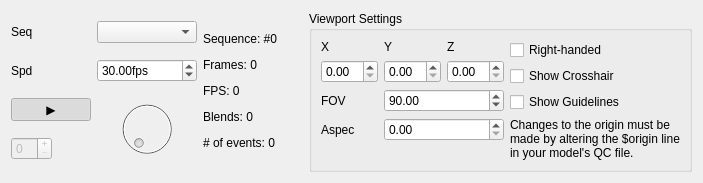
      <widget class="QWidget" name="tab5">
       <attribute name="title">
        <string>Weapon Origin</string>
       </attribute>
       <layout class="QHBoxLayout" name="horizontalLayout3">
        <item>
         <layout class="QGridLayout" name="gridLayout">
          <item row="1" column="0">
           <widget class="QLabel" name="label_5">
            <property name="sizePolicy">
             <sizepolicy hsizetype="Maximum" vsizetype="Preferred">
              <horstretch>0</horstretch>
              <verstretch>0</verstretch>
             </sizepolicy>
            </property>
            <property name="text">
             <string>Spd</string>
            </property>
           </widget>
          </item>
          <item row="1" column="1">
           <widget class="QDoubleSpinBox" name="slWpSpeedFPS">
            <property name="sizePolicy">
             <sizepolicy hsizetype="Fixed" vsizetype="Fixed">
              <horstretch>0</horstretch>
              <verstretch>0</verstretch>
             </sizepolicy>
            </property>
            <property name="maximumSize">
             <size>
              <width>150</width>
              <height>16777215</height>
             </size>
            </property>
            <property name="suffix">
             <string>fps</string>
            </property>
            <property name="decimals">
             <number>2</number>
            </property>
            <property name="maximum">
             <double>100.000000000000000</double>
            </property>
            <property name="singleStep">
             <double>5.000000000000000</double>
            </property>
            <property name="value">
             <double>30.000000000000000</double>
            </property>
           </widget>
          </item>
          <item row="0" column="0">
           <widget class="QLabel" name="label">
            <property name="sizePolicy">
             <sizepolicy hsizetype="Maximum" vsizetype="Preferred">
              <horstretch>0</horstretch>
              <verstretch>0</verstretch>
             </sizepolicy>
            </property>
            <property name="text">
             <string>Seq</string>
            </property>
           </widget>
          </item>
          <item row="0" column="1">
           <widget class="QComboBox" name="cWpSequence">
            <property name="sizePolicy">
             <sizepolicy hsizetype="Fixed" vsizetype="Fixed">
              <horstretch>0</horstretch>
              <verstretch>0</verstretch>
             </sizepolicy>
            </property>
            <property name="maximumSize">
             <size>
              <width>150</width>
              <height>16777215</height>
             </size>
            </property>
            <property name="focusPolicy">
             <enum>Qt::StrongFocus</enum>
            </property>
           </widget>
          </item>
          <item row="2" column="0">
           <widget class="QPushButton" name="bPlaySequence2">
            <property name="sizePolicy">
             <sizepolicy hsizetype="Maximum" vsizetype="Fixed">
              <horstretch>0</horstretch>
              <verstretch>0</verstretch>
             </sizepolicy>
            </property>
            <property name="text">
             <string>▶️</string>
            </property>
            <property name="checkable">
             <bool>true</bool>
            </property>
            <property name="checked">
             <bool>true</bool>
            </property>
           </widget>
          </item>
          <item row="3" column="0">
           <widget class="QSpinBox" name="leWeaponFrame">
            <property name="enabled">
             <bool>false</bool>
            </property>
            <property name="sizePolicy">
             <sizepolicy hsizetype="Maximum" vsizetype="Fixed">
              <horstretch>0</horstretch>
              <verstretch>0</verstretch>
             </sizepolicy>
            </property>
            <property name="buttonSymbols">
             <enum>QAbstractSpinBox::PlusMinus</enum>
            </property>
           </widget>
          </item>
          <item row="2" column="1" rowspan="2">
           <widget class="QDial" name="slWeaponFrame">
            <property name="enabled">
             <bool>false</bool>
            </property>
            <property name="sizePolicy">
             <sizepolicy hsizetype="Fixed" vsizetype="Preferred">
              <horstretch>0</horstretch>
              <verstretch>0</verstretch>
             </sizepolicy>
            </property>
            <property name="invertedAppearance">
             <bool>false</bool>
            </property>
           </widget>
          </item>
         </layout>
        </item>
        <item>
         <widget class="QLabel" name="lSequenceInfo2">
          <property name="sizePolicy">
           <sizepolicy hsizetype="Preferred" vsizetype="Preferred">
            <horstretch>0</horstretch>
            <verstretch>0</verstretch>
           </sizepolicy>
          </property>
          <property name="minimumSize">
           <size>
            <width>100</width>
            <height>0</height>
           </size>
          </property>
          <property name="text">
           <string>&lt;html&gt;&lt;head/&gt;&lt;body&gt;&lt;p&gt;Sequence: #0&lt;/p&gt;&lt;p&gt;Frames: 0&lt;/p&gt;&lt;p&gt;FPS: 0&lt;/p&gt;&lt;p&gt;Blends: 0&lt;/p&gt;&lt;p&gt;# of events: 0&lt;/p&gt;&lt;/body&gt;&lt;/html&gt;</string>
          </property>
         </widget>
        </item>
        <item>
         <widget class="QGroupBox" name="groupBox">
          <property name="sizePolicy">
           <sizepolicy hsizetype="Preferred" vsizetype="Preferred">
            <horstretch>0</horstretch>
            <verstretch>0</verstretch>
           </sizepolicy>
          </property>
          <property name="minimumSize">
           <size>
            <width>0</width>
            <height>0</height>
           </size>
          </property>
          <property name="title">
           <string>Viewport Settings</string>
          </property>
          <layout class="QHBoxLayout" name="horizontalLayout_2">
           <item>
            <layout class="QGridLayout" name="gridLayout_2">
             <item row="0" column="1">
              <widget class="QLabel" name="label_3">
               <property name="text">
                <string>Y</string>
               </property>
              </widget>
             </item>
             <item row="2" column="0">
              <widget class="QLabel" name="label_16">
               <property name="text">
                <string>FOV</string>
               </property>
              </widget>
             </item>
             <item row="1" column="2">
              <widget class="QDoubleSpinBox" name="leOriginZ">
               <property name="sizePolicy">
                <sizepolicy hsizetype="Preferred" vsizetype="Fixed">
                 <horstretch>0</horstretch>
                 <verstretch>0</verstretch>
                </sizepolicy>
               </property>
               <property name="statusTip">
                <string>Z</string>
               </property>
              </widget>
             </item>
             <item row="0" column="0">
              <widget class="QLabel" name="label_2">
               <property name="text">
                <string>X</string>
               </property>
              </widget>
             </item>
             <item row="3" column="1" colspan="2">
              <widget class="QDoubleSpinBox" name="leAspec">
               <property name="enabled">
                <bool>true</bool>
               </property>
               <property name="maximum">
                <double>10.000000000000000</double>
               </property>
               <property name="singleStep">
                <double>0.050000000000000</double>
               </property>
               <property name="value">
                <double>0.000000000000000</double>
               </property>
              </widget>
             </item>
             <item row="1" column="0">
              <widget class="QDoubleSpinBox" name="leOriginX">
               <property name="sizePolicy">
                <sizepolicy hsizetype="Preferred" vsizetype="Fixed">
                 <horstretch>0</horstretch>
                 <verstretch>0</verstretch>
                </sizepolicy>
               </property>
               <property name="minimumSize">
                <size>
                 <width>0</width>
                 <height>0</height>
                </size>
               </property>
               <property name="toolTip">
                <string>X</string>
               </property>
              </widget>
             </item>
             <item row="2" column="1" colspan="2">
              <widget class="QDoubleSpinBox" name="leFOV">
               <property name="enabled">
                <bool>true</bool>
               </property>
               <property name="correctionMode">
                <enum>QAbstractSpinBox::CorrectToNearestValue</enum>
               </property>
               <property name="decimals">
                <number>2</number>
               </property>
               <property name="maximum">
                <double>180.000000000000000</double>
               </property>
               <property name="value">
                <double>90.000000000000000</double>
               </property>
              </widget>
             </item>
             <item row="0" column="2">
              <widget class="QLabel" name="label_4">
               <property name="text">
                <string>Z</string>
               </property>
              </widget>
             </item>
             <item row="3" column="0">
              <widget class="QLabel" name="label_18">
               <property name="text">
                <string>Aspec</string>
               </property>
              </widget>
             </item>
             <item row="1" column="1">
              <widget class="QDoubleSpinBox" name="leOriginY">
               <property name="sizePolicy">
                <sizepolicy hsizetype="Preferred" vsizetype="Fixed">
                 <horstretch>0</horstretch>
                 <verstretch>0</verstretch>
                </sizepolicy>
               </property>
               <property name="minimumSize">
                <size>
                 <width>0</width>
                 <height>0</height>
                </size>
               </property>
               <property name="statusTip">
                <string>Y</string>
               </property>
              </widget>
             </item>
             <item row="4" column="0" colspan="3">
              <spacer name="verticalSpacer_2">
               <property name="orientation">
                <enum>Qt::Vertical</enum>
               </property>
               <property name="sizeHint" stdset="0">
                <size>
                 <width>20</width>
                 <height>0</height>
                </size>
               </property>
              </spacer>
             </item>
            </layout>
           </item>
           <item>
            <layout class="QVBoxLayout" name="verticalLayout_4">
             <item>
              <widget class="QCheckBox" name="cbRightHand">
               <property name="text">
                <string>Right-handed</string>
               </property>
              </widget>
             </item>
             <item>
              <widget class="QCheckBox" name="cbCrossHair">
               <property name="text">
                <string>Show Crosshair</string>
               </property>
              </widget>
             </item>
             <item>
              <widget class="QCheckBox" name="cbGuildlines">
               <property name="text">
                <string>Show Guidelines</string>
               </property>
              </widget>
             </item>
             <item>
              <widget class="QLabel" name="label_6">
               <property name="sizePolicy">
                <sizepolicy hsizetype="Minimum" vsizetype="Preferred">
                 <horstretch>0</horstretch>
                 <verstretch>0</verstretch>
                </sizepolicy>
               </property>
               <property name="text">
                <string>Changes to the origin must be
made by altering the $origin line
in your model's QC file.</string>
               </property>
              </widget>
             </item>
             <item>
              <spacer name="verticalSpacer_4">
               <property name="orientation">
                <enum>Qt::Vertical</enum>
               </property>
               <property name="sizeType">
                <enum>QSizePolicy::Maximum</enum>
               </property>
               <property name="sizeHint" stdset="0">
                <size>
                 <width>10</width>
                 <height>0</height>
                </size>
               </property>
              </spacer>
             </item>
            </layout>
           </item>
          </layout>
         </widget>
        </item>
       </layout>
      </widget>
